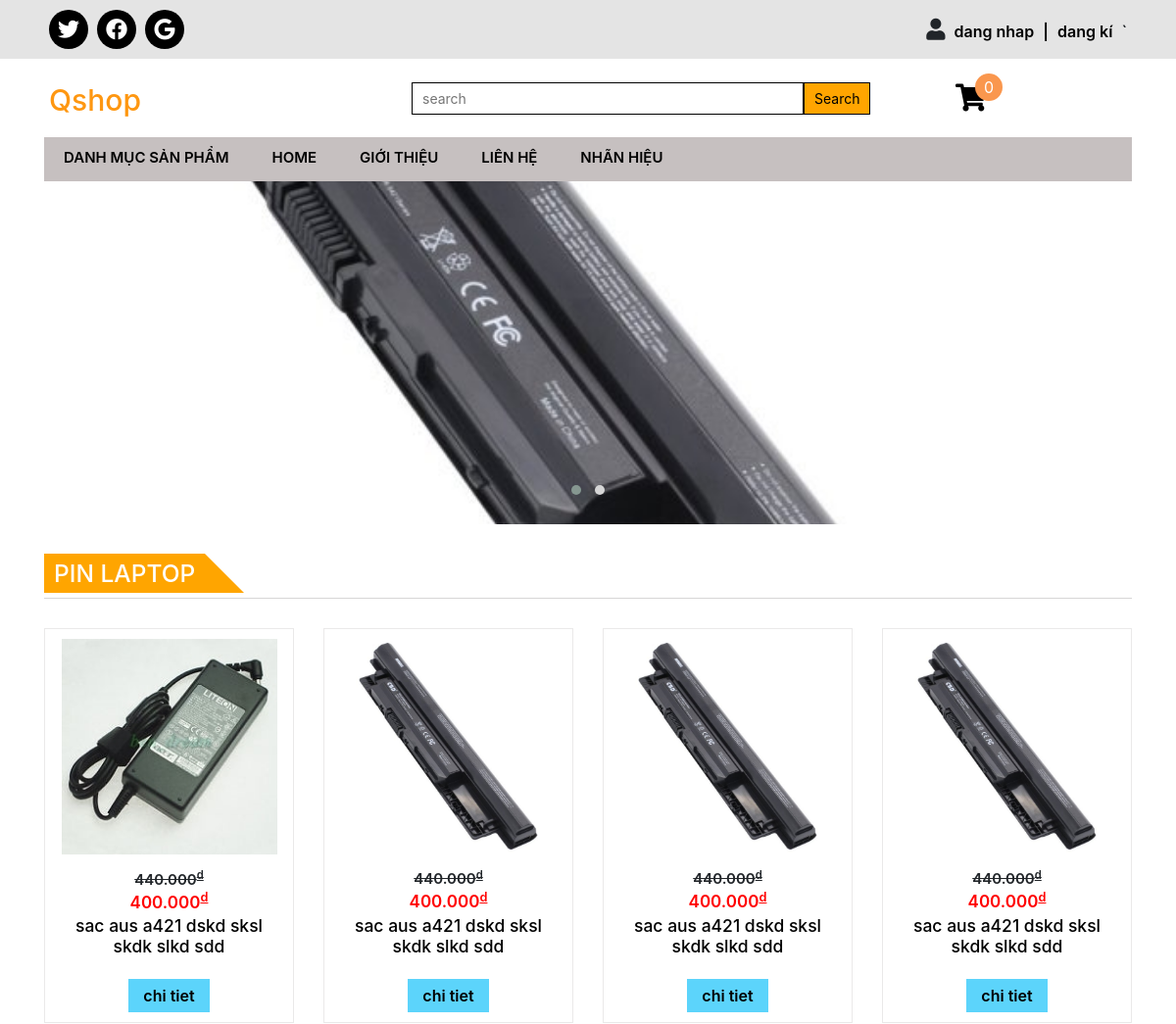
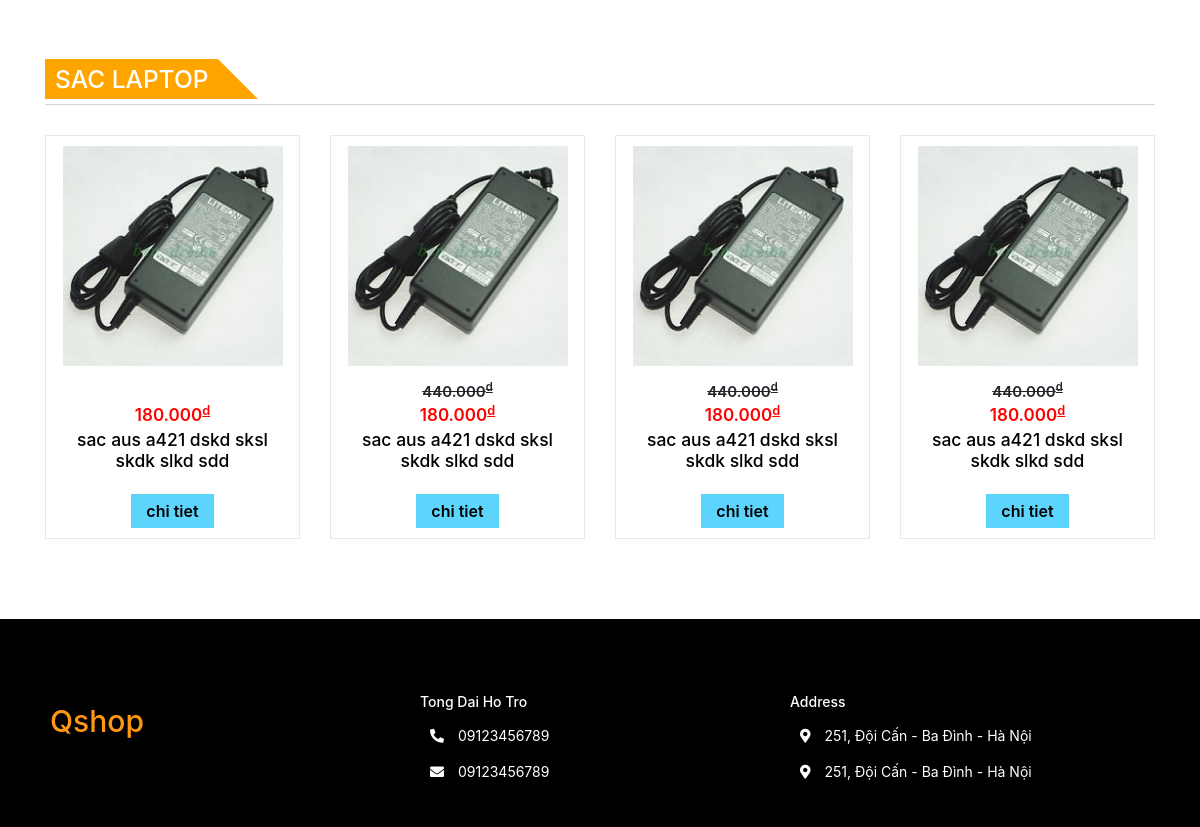
The page / on the database its author committed (2 pictures, top to bottom).
### tables this page shows
CREATE TABLE `sliders` (
  `id` int(100) NOT NULL,
  `name` varchar(255) NOT NULL,
  `image` varchar(255) NOT NULL,
  `display` int(1) NOT NULL DEFAULT 1
);

CREATE TABLE `products` (
  `product_id` int(100) NOT NULL,
  `brand_id` int(100) NOT NULL,
  `product_name` varchar(255) NOT NULL,
  `product_price` int(20) NOT NULL,
  `product_price_old` int(20) DEFAULT 0,
  `product_image` varchar(255) NOT NULL,
  `product_quanlity` int(20) NOT NULL,
  `product_warranty` varchar(255) NOT NULL,
  `product_detail` varchar(255) NOT NULL
);

CREATE TABLE `categories` (
  `cate_id` int(20) NOT NULL,
  `cate_name` varchar(255) NOT NULL
);

### lib/function.php (called while the page is built)
<?php
function money($number){
	return number_format($number,0,',','.');
}
 ?>

### layout/product/home.php (the view)
<?php
$sql1= "SELECT *, COUNT(product_id) AS count_product FROM products INNER JOIN brands ON products.brand_id=brands.brand_id INNER JOIN categories ON brands.cate_id=categories.cate_id GROUP BY categories.cate_id HAVING count_product>3";
$query1= mysqli_query($conn, $sql1);
while($row1= mysqli_fetch_array($query1)){
		$cate_id= $row1['cate_id'];
		?>
		<section class="product">
			<div class="container">
				<div class="product-title">
					<h3><a href="index.php?layout=product&cate_id=<?php echo $row1['cate_id']; ?>"><?php echo $row1['cate_name']; ?></a></h3>
					<span></span>
				</div>
				<div class="category owl-carousel owl-theme">
					<?php
					$sql= "SELECT * FROM products INNER JOIN brands ON products.brand_id=brands.brand_id WHERE cate_id='$cate_id'";
					$query= mysqli_query($conn, $sql);
					while($row= mysqli_fetch_array($query)){
					 ?>
					<div class="product-item item">
						<a href="index.php?layout=product_detail&product_id=<?php echo $row['product_id']; ?>"><img  src="images/product/<?php echo $row['product_image']; ?>" alt=""></a>
						<p class="price-old"><?php if($row['product_price_old']!=0) {echo money($row['product_price_old']).'<sup>d</sup>';} ?></p>
						<p class="price"><?php echo money( $row['product_price']); ?><sup>d</sup></p>
						<h5><a href="index.php?layout=product_detail&product_id=<?php echo $row['product_id']; ?>">sac aus a421 dskd sksl skdk slkd sdd</a></h5>
						<a href="index.php?layout=product_detail&product_id=<?php echo $row['product_id']; ?>" class="product-item-detail">chi tiet</a>
					</div>
				<?php } ?>
				</div>
			</div>
		</section>
<?php
}
 ?>

### index.php (shortened to what this page needs)
<?php
include_once "admin/database.php";
include_once "lib/function.php";
 ?>
<!DOCTYPE html>
<html lang="en">
<head>
	<link rel="stylesheet" href="css/all.min.css">
	<link rel="stylesheet" href="css/owl.carousel.min.css">
	<link rel="stylesheet" href="css/owl.theme.default.min.css">
	<link rel="stylesheet" href="css/bootstrap.css">
	<link rel="stylesheet" href="css/style.css?v=<?php echo time(); ?>">
	<link rel="stylesheet" href="css/product.css?v=<?php echo time(); ?>">
</head>
<body>
<header id="header">
<div class="header-top">
	<div class="container">
		<div class="row">
			<div class="col-md-3 col-sm-6 col-12">
				<div class="social">
				<a href="#"><i class="fab fa-twitter"></i></a>
				<a href="#"><i class="fab fab fa-facebook"></i></a>
				<a href="#"><i class="fab fab fa-google"></i></a>
			</div>
			</div>
			<div class="col-md-9 col-sm-6 col-12">
				<div class="top-right">
					<?php if(isset($_SESSION['customer'])){  ?>
					<i class="fas fa-user"></i>
					<a href="" class="login"><?php echo $_SESSION['customer']['username']; ?></a>
					<div class="user-list">
	                    <div class="user-item"><a href="index.php?layout=order"><i class="fas fa-ship"></i><span>order</span></a></div>
	                    <div class="user-item"><a href="index.php?layout=cart"><i class="fas fa-shopping-cart"></i><span>cart</span></a></div>
	                    <div class="user-item"><a href="index.php?layout=update&id=<?php echo $_SESSION['customer']['id']; ?>"><i class="fas fa-cog"></i><span>setting</span></a></div>
	                    <div class="user-item"><a href="layout/customer/logout.php"><i class="fas fa-sign-out-alt"></i><span>logout</span></a></div>
	                </div>
	                <?php }else{ ?>
	                <i class="fas fa-user"></i>
					<a href="index.php?layout=login" class="login">dang nhap</a>
					<span>|</span>
					<a href="index.php?layout=register" class="logout">dang kí</a>
					`<?php } ?>
				</div>
			</div>
		</div>
	</div>
</div>
<div class="header-main">
	<div class="container">
		<div class="row">
			<div class="col-md-4 col-sm-4 col-12">
				<div class="logo">
					<h1><a href="index.php">Qshop</a></h1>
				</div>
			</div>
			<div class="col-md-6 col-sm-6 col-12">
				<div class="search">
					<form action="index.php?layout=search" method="post">
						<input type="text" name="search" placeholder="search">
						<input type="submit" name="submit" value="Search">
					</form>
				</div>
			</div>
			<div class="col-md-2 col-sm-2 col-12">
				<div class="cart">
					<a href="index.php?layout=cart"><i class="fas fa-shopping-cart"></i></a>
					<span><?php
					if(isset($_SESSION['cart'])){
						$count=0;
						foreach ($_SESSION['cart'] as $key => $value) {
							$count= $count + $value;
						}
						echo $count;
					}
					else{
						echo 0;
					}
					 ?></span>
				</div>
			</div>
		</div>
	</div>
</div>
<nav class="header-bottom">
	<div class="container">
		<ul class="menu">
			<li>
				<a href="#">Danh mục sản phẩm</a>
			</li>
			<li><a href="#">home</a></li>
			<li><a href="#">giới thiệu</a></li>
			<li><a href="#">liên hệ</a></li>
			<li>
				<a href="#">nhãn hiệu</a>
			</li>
		</ul>
	</div>
</nav>
</header>
<section id="slide">
	<div class="container">
		<div class="owl-carousel owl-theme slide">
			<?php
			$sql= "SELECT * FROM sliders";
			$query= mysqli_query($conn, $sql);
			while($row= mysqli_fetch_array($query)){
			 ?>
		    <div class="item"><img src="images/slider/<?php echo $row['image']; ?>" alt=""></div>
		<?php } ?>
		</div>
	</div>
</section>
<div id="main">
	<?php
	if(isset($_GET['layout'])){
		switch($_GET['layout']){
			case 'home': include_once "layout/product/home.php"; break;
			case 'product': include_once "layout/product/product.php"; break;
			case 'product_detail': include_once "layout/product/product_detail.php"; break;
			case 'search': include_once "layout/product/search.php"; break;
			case 'cart': include_once "layout/cart/cart.php"; break;
			case 'cart_confirm': include_once "layout/cart/cart_confirm.php"; break;
			case 'login': include_once "layout/customer/login.php"; break;
			case 'register': include_once "layout/customer/register.php"; break;
			case 'update': include_once "layout/customer/update.php"; break;
			case 'order': include_once "layout/customer/order.php"; break;
			case 'order_detail': include_once "layout/customer/order_detail.php"; break;
			default: include_once "layout/product/home.php";
		}
	}
	else{
		include_once "layout/product/home.php";
	}
	 ?>
</div>
<div class="footer">
	<div class="container">
		<div class="row">
			<div class="col-md-4 col-sm-6 col-12">
				<div class="logo f-logo">
					<h1><a href="">Qshop</a></h1>
				</div>
			</div>
			<div class="col-md-4 col-sm-6 col-12">
				<div class="f-contact">
					<h6>tong dai ho tro</h6>
					<div class="f-contact-item">
						<i class="fas fa-phone-alt"></i>
						<span>09123456789</span>
					</div>
					<div class="f-contact-item">
						<i class="fas fa-envelope"></i>
						<span>09123456789</span>
					</div>
				</div>
			</div>
			<div class="col-md-4 col-sm-6 col-12">
				<div class="f-address">
					<h6>Address</h6>
					<div class="f-address-item">
						<i class="fas fa-map-marker-alt"></i>
						<span>251, Đội Cấn - Ba Đình - Hà Nội</span>
					</div>
					<div class="f-address-item">
						<i class="fas fa-map-marker-alt"></i>
						<span>251, Đội Cấn - Ba Đình - Hà Nội</span>
					</div>
				</div>
			</div>
		</div>
	</div>
</div>
</body>
</html>

### css/style.css (style rules this page uses)
*, h1, h2 , h3, h4, h5, h6, p, ul, li { margin: 0; padding: 0; box-sizing: border-box; }
:root { font-size: 14px; font-family: Arial, sans-serif; color: black; }
ul li { list-style-type: none; }
a, span { text-decoration: none; display: inline-block; color: black; }
input { padding: 5px 10px; border: 1px black solid; }
input[type=submit] { background: orange; }
img { width: 100%; }
.row { margin: 0; }
.row>div { padding: 5px; }
.header-top { background: #E4E4E4; padding: 5px 0; }
.social { height: 40px; }
.social a i { width: 40px; height: 40px; line-height: 40px; text-align: center; color: white; border-radius: 50%; margin-right: 5px; background: black; font-size: 22px; }
.top-right { float: right; font-size: 16px; font-weight: 600; height: 40px; line-height: 40px; position: relative; }
.top-right i { font-size: 22px; line-height: 40px; }
.top-right>a { margin: 0px 5px; }
.header-main { padding: 10px 0; }
.logo, .search, .cart { height: 50px; display: flex; align-items: center; }
.logo h1 a { color: #FE9711; font-size: 30px; }
.search form { width: 100%; display: flex; }
.search form input[type=text] { width: 220px; max-width: 400px; flex-grow: 1; }
.cart { position: relative; }
.cart a i { font-size: 28px; }
.cart span { position: absolute; width: 28px; height: 28px; border-radius: 50%; background: #FA974E; color: white; text-align: center; line-height: 28px; font-size: 16px; top: 0px; left: 20px; }
.menu { background: #C6C0C0; }
.menu li { display: inline-block; position: relative; }
.menu li a { padding: 10px 20px; font-size: 15px; font-weight: 600; text-transform: uppercase; }
.menu>li>a:after { content: ""; height: 2px; width: 0%; background: red; display: block; transition: width 0.5s; }
.slide { position: relative; }
.slide .item { width: 100%; height: 350px; overflow: hidden; position: relative; }
.slide .item img { position: absolute; top: 50%; left: 50%; transform: translate(-50%, -50%); }
.product { padding: 30px 0; }
.product-title { display: flex; align-items: center; padding-bottom: 5px; border-bottom: 1px #D7D6D6 solid; }
.product-title h3 a { background: orange; color: white; padding: 0px 10px; height: 40px; line-height: 40px; display: inline-block; text-transform: uppercase; }
.product-title span { border-top: 40px transparent solid; border-left: 40px orange solid; }
.product-item { padding: 10px; text-align: center; transition: transform 0.5s; margin-top: 30px; border: 1px #EAE9E9 solid; }
.product-item p { font-weight: 600; }
.price-old { font-size: 15px; margin-top: 10px; text-decoration: line-through; height: 22px; }
.price { color: red; font-size: 17px; }
.product-item h5 { height: 55px; overflow: hidden; }
.product-item img { max-height: 220px; }
.product-item-detail { padding: 5px 15px; background: #5CD4FB; color: black; font-weight: 600; font-size: 16px; margin-top: 10px; }
.footer { padding: 40px 0; background: black; }
.f-contact, .f-logo, .f-address { margin-top: 30px; }
.f-contact-item, .f-address-item { margin-top: 15px; }
.f-contact h6 { text-transform: capitalize; }
.f-contact, .f-contact span, .f-address span { color: white; }
.f-contact i, .f-address i { padding: 0px 10px; }
.f-address { color: white; }

### css/product.css (style rules this page uses)
sup { text-decoration: underline; }
#main { margin-bottom: 50px; }

### rows shown on the page
sliders: image (picture)
products: categories.cate_name "PIN LAPTOP", product_image (picture), product_price_old "440.000", product_price "400.000"
products: product_image (picture), product_price_old "440.000", product_price "400.000"
products: product_image (picture), product_price_old "440.000", product_price "400.000"
products: product_image (picture), product_price_old "440.000", product_price "400.000"
products: categories.cate_name "SAC LAPTOP", product_image (picture), product_price "180.000"
products: product_image (picture), product_price_old "440.000", product_price "180.000"
products: product_image (picture), product_price_old "440.000", product_price "180.000"
products: product_image (picture), product_price_old "440.000", product_price "180.000"
